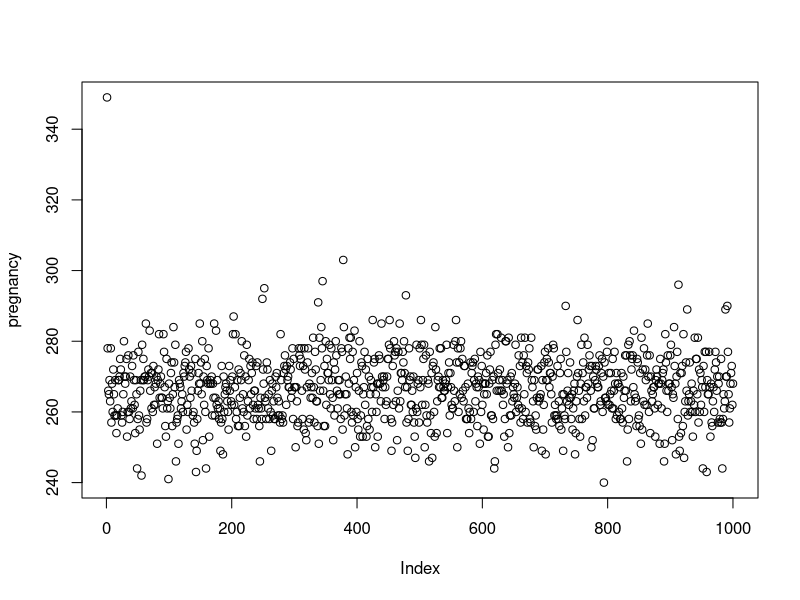

The R source for this figure:
setwd("C:/Users/Classroom1/Desktop/Batch 37/Day03")

# Calculating probabilities and corresponding values
pnorm(64,71,sqrt(20.25))
qnorm(0.05990691,0,1)
qnorm(0.05990691,71,4.5)
1 - pnorm(64, mean=71, sd=sqrt(20.25))
1 - pnorm(65,71,4.5)
1 - pnorm(69, 71, sqrt(20.25))
qnorm(0.0594,71,4.5)
qnorm(0.05990691,71,4.5)
qnorm(0.20,71,4.5)
pnorm(80.5, 90, sqrt(9))
qnorm(0.1,0,1)
qnorm(0.3,0,1)

# Percentile or Percent
qnorm(0.8, 0, 1)
qnorm(0.975, 0, 1)
qnorm(0.025, 0, 1)
qnorm(0.05, 0, 1)
qnorm(0.95, 0, 1)

# Hadlum vs Hadlum case

pregnancy <- read.csv("HadlumPregnancy.csv", header=T, sep=",")
pregnancy = pregnancy[,-2]
summary(pregnancy)
var(pregnancy)
mean(pregnancy)
pnorm(310, mean(pregnancy), sd(pregnancy))
plot(pregnancy)

pnorm(5.9,6,sqrt(3))

